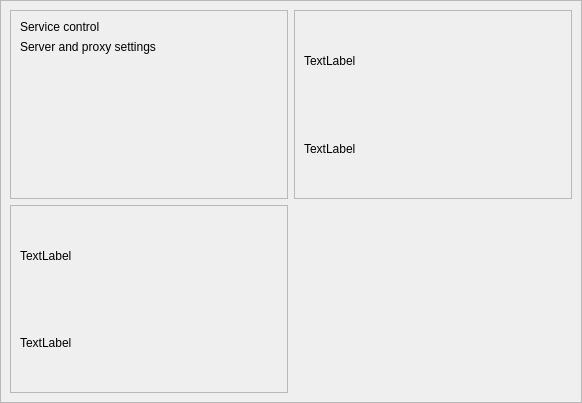
<?xml version="1.0" encoding="UTF-8"?>
<ui version="4.0">
 <class>ControlPannel</class>
 <widget class="QWidget" name="ControlPannel">
  <property name="geometry">
   <rect>
    <x>0</x>
    <y>0</y>
    <width>582</width>
    <height>403</height>
   </rect>
  </property>
  <property name="windowTitle">
   <string>Form</string>
  </property>
  <layout class="QGridLayout" name="gridLayout">
   <property name="leftMargin">
    <number>0</number>
   </property>
   <property name="topMargin">
    <number>0</number>
   </property>
   <property name="rightMargin">
    <number>0</number>
   </property>
   <property name="bottomMargin">
    <number>0</number>
   </property>
   <property name="spacing">
    <number>0</number>
   </property>
   <item row="0" column="0">
    <widget class="QFrame" name="frame">
     <property name="frameShape">
      <enum>QFrame::StyledPanel</enum>
     </property>
     <property name="frameShadow">
      <enum>QFrame::Raised</enum>
     </property>
     <layout class="QGridLayout" name="gridLayout_2">
      <item row="0" column="0">
       <widget class="QFrame" name="frame_2">
        <property name="frameShape">
         <enum>QFrame::StyledPanel</enum>
        </property>
        <property name="frameShadow">
         <enum>QFrame::Raised</enum>
        </property>
        <layout class="QGridLayout" name="gridLayout_3">
         <item row="0" column="0">
          <widget class="QLabel" name="label">
           <property name="sizePolicy">
            <sizepolicy hsizetype="Preferred" vsizetype="Maximum">
             <horstretch>0</horstretch>
             <verstretch>0</verstretch>
            </sizepolicy>
           </property>
           <property name="text">
            <string>Service control</string>
           </property>
          </widget>
         </item>
         <item row="1" column="0">
          <widget class="QLabel" name="label_2">
           <property name="text">
            <string>Server and proxy settings</string>
           </property>
           <property name="alignment">
            <set>Qt::AlignLeading|Qt::AlignLeft|Qt::AlignTop</set>
           </property>
          </widget>
         </item>
        </layout>
       </widget>
      </item>
      <item row="0" column="1">
       <widget class="QFrame" name="frame_3">
        <property name="frameShape">
         <enum>QFrame::StyledPanel</enum>
        </property>
        <property name="frameShadow">
         <enum>QFrame::Raised</enum>
        </property>
        <layout class="QGridLayout" name="gridLayout_5">
         <item row="0" column="0">
          <widget class="QLabel" name="label_5">
           <property name="text">
            <string>TextLabel</string>
           </property>
          </widget>
         </item>
         <item row="1" column="0">
          <widget class="QLabel" name="label_6">
           <property name="text">
            <string>TextLabel</string>
           </property>
          </widget>
         </item>
        </layout>
       </widget>
      </item>
      <item row="1" column="0">
       <widget class="QFrame" name="frame_4">
        <property name="frameShape">
         <enum>QFrame::StyledPanel</enum>
        </property>
        <property name="frameShadow">
         <enum>QFrame::Raised</enum>
        </property>
        <layout class="QGridLayout" name="gridLayout_4">
         <item row="0" column="0">
          <widget class="QLabel" name="label_3">
           <property name="text">
            <string>TextLabel</string>
           </property>
          </widget>
         </item>
         <item row="1" column="0">
          <widget class="QLabel" name="label_4">
           <property name="text">
            <string>TextLabel</string>
           </property>
          </widget>
         </item>
        </layout>
       </widget>
      </item>
     </layout>
    </widget>
   </item>
  </layout>
 </widget>
 <resources/>
 <connections/>
</ui>
